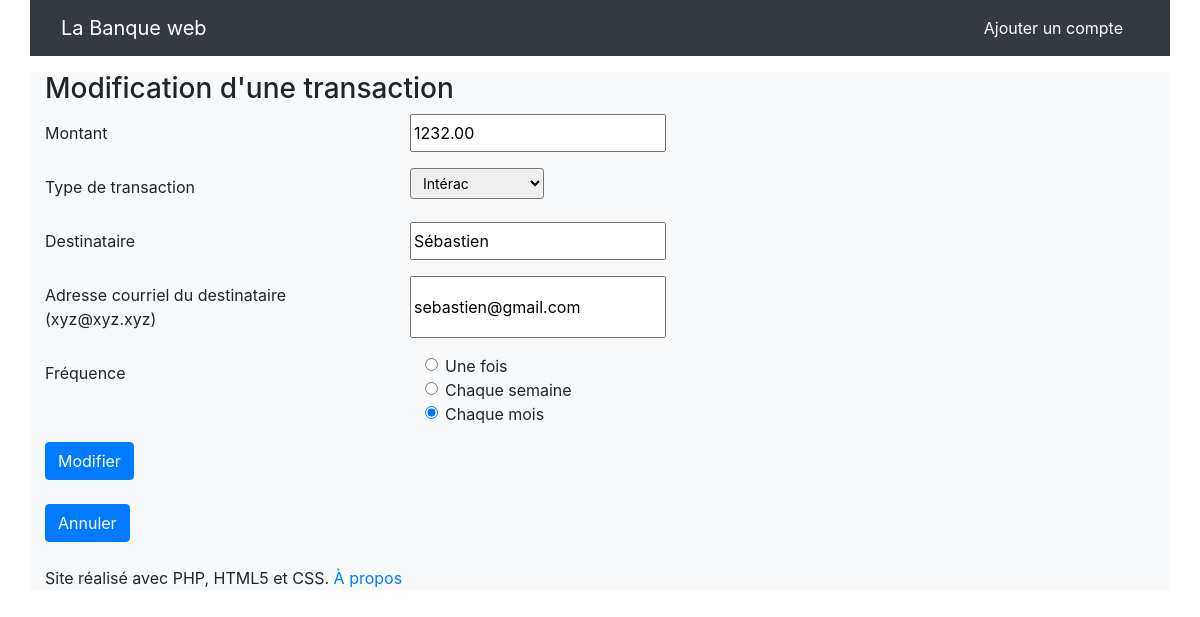
The app's page /index.php?action=modifier&id=12 with its own data.
### tables this page shows
CREATE TABLE `transactions` (
  `id` int(11) NOT NULL,
  `montant` decimal(10,2) NOT NULL,
  `type_transaction` varchar(255) NOT NULL,
  `destinataire` varchar(255) NOT NULL,
  `courrielDestinataire` varchar(255) NOT NULL,
  `frequence` varchar(255) NOT NULL,
  `id_compte` int(11) NOT NULL
);

### Controleur/Controleur.php (called while the page is built, shortened)
<?php
require 'Modele/modele.php';
function modifier($id)
{
    $transaction = getTransaction($id);
    require 'Vue/vueModifier.php';
}

### Modele/modele.php (called while the page is built, shortened)
<?php
function getBdd()
{
    $bdd = new PDO('mysql:host=localhost;dbname=banque_web;charset=utf8', 'root', 'mysql', array(PDO::ATTR_ERRMODE => PDO::ERRMODE_EXCEPTION));
    return $bdd;
}
function getTransaction($id)
{
    $bdd = getBdd();
    $transaction = $bdd->prepare('select id, montant, type_transaction, destinataire, courrielDestinataire, frequence, id_compte from transactions where id=?');
    $transaction->execute(array($id));
    if ($transaction->rowCount() == 1)
        return $transaction->fetch();
    else
        throw new Exception("Aucune transaction ne correspond à l'identifiant '$id'");
    return $transaction;
}

### Vue/vueModifier.php (the view, shortened to what this page needs)
<article>
    <header>
        <p>
        <h3>
            Modification d'une transaction
        </h3>
    </header>
</article>
<form action="index.php?action=appliquerModification" method="post">
    <div>
        <div class="form-group row">
            <label for="montant" class="col-sm-4 col-form-label">Montant </label><input type="text" name="montant"
                                                                                        id="auto"
                                                                                        value="<?= $transaction['montant']; ?>"/>
        </div>
        <div class="form-group row">
            <label for="type_transaction" class="col-sm-4 col-form-label">Type de transaction </label>
            <select class="form-control-sm" name="type_transaction">
                <option value="Intérac" <?= $transaction['type_transaction'] == 'Intérac' ? ' selected="selected"' : ''; ?>>
                    Intérac
                </option>
            </select>
        </div>
        <div class="form-group row">
            <label for="destinataire" class="col-sm-4 col-form-label">Destinataire </label><input id="destinataire"
                                                                                                  name="destinataire"
                                                                                                  type="text"
                                                                                                  value="<?= $transaction['destinataire']; ?>"/>
        </div>
        <div class="form-group row">
            <label for="courrielDestinataire" class="col-sm-4 col-form-label">Adresse courriel du
                destinataire (xyz@xyz.xyz) </label><input id="courrielDestinataire"
                                                          name="courrielDestinataire"
                                                          type="text"
                                                          value="<?= $transaction['courrielDestinataire']; ?>"/>
            <div class="col-sm-3">
            </div>
        </div>
        <fieldset class="form-group">
            <div class="row">
                <label for="frequence" class="col-sm-4 col-form-label">Fréquence </label>
                <div class="col-sm-3">
                    <div class="form-check">
                        <input class="form-check-input" type="radio" name="frequence" value="Une fois" id="uneFois"
                            <?= $transaction['frequence'] == 'Une fois' ? ' checked="checked"' : ''; ?>/>
                        <label class="form-check-label" for="uneFois">Une fois</label>
                    </div>
                    <div class="form-check">
                        <input class="form-check-input" type="radio" name="frequence" value="Chaque semaine"
                               id="semaine" <?= $transaction['frequence'] == 'Chaque semaine' ? ' checked="checked"' : ''; ?>/>
                        <label class="form-check-label" for="semaine">Chaque semaine</label>
                    </div>
                    <div class="form-check ">
                        <input class="form-check-input" type="radio" name="frequence" value="Chaque mois"
                               id="mois" <?= $transaction['frequence'] == 'Chaque mois' ? ' checked="checked"' : ''; ?>/>
                        <label class="form-check-label" for="mois">Chaque mois</label>
                    </div>
                </div>
            </div>
        </fieldset>
        <input class="btn btn-primary" type="submit" value="Modifier"/>
    </div>
</form>
<br>
<form action="index.php" method="get">
    <input class="btn btn-primary" type="submit" value="Annuler"/>
</form>
<?php require 'Vue/gabarit.php'; ?>

### records on screen
transactions: montant "1232.00", type_transaction "Intérac", destinataire "Sébastien", courrielDestinataire "sebastien@gmail.com", frequence "☐ Une fois", frequence "☐ Chaque semaine", frequence "☑ Chaque mois"
